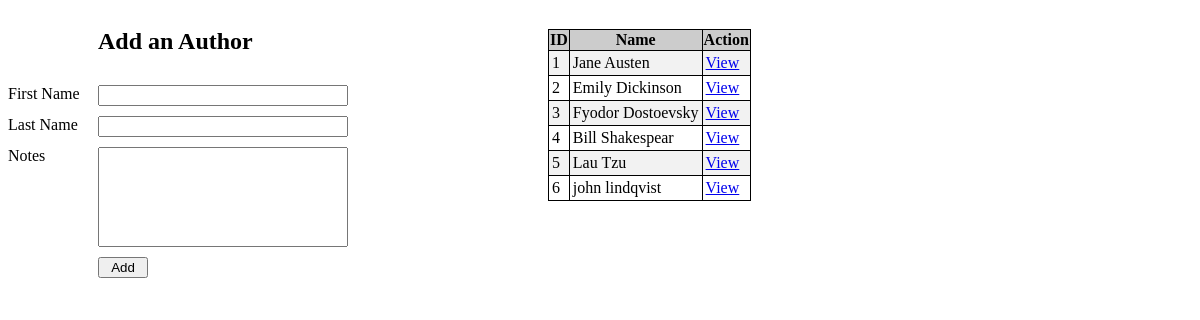
Page /authors on the earlier database version.
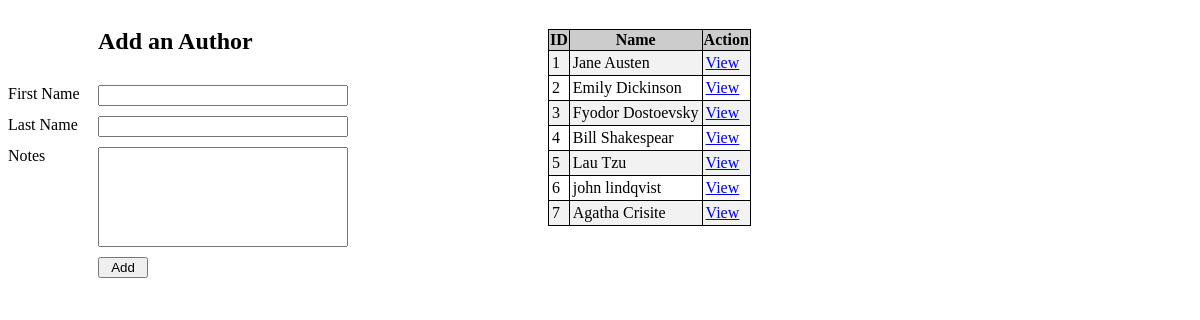
Same page on the later database version.
### books_authors_app/models.py (models this page shows, shortened)
class Authors(models.Model):
    first_name = models.CharField(max_length=45)
    last_name = models.CharField(max_length=45)
    notes = models.TextField()
    created_at = models.DateTimeField(auto_now_add=True)
    updated_at = models.DateTimeField(auto_now=True)
    books = models.ManyToManyField(Book, related_name="authors")

### books_authors_app/views.py (the view)
# urls.py: path('authors', views.handleAuthors),
def handleAuthors(request):
    context = {
        'authors': models.get_all_authors()
    }
    return render(request, "authors.html", context)

### books_authors_app/models.py (called while the page is built)
def get_all_authors():
    return Authors.objects.all()

### books_authors_app/templates/authors.html (shortened to what this page needs)
<!DOCTYPE html>
<html lang="en">
<head>
    {% load static %}
    <link rel="stylesheet" href="{% static 'css/authors_style.css' %}">
</head>
<body>
<div class="container">
    <form action="/authors/newauthor" method="post" class="formgrid">
        <h2 class="cell1">Add an Author</h2>
        <label for="first_name" class="label1">First Name</label>
        <input class="input1" type="text" name="first_name" id="first_name" required>
        <label for="last_name" class="label2">Last Name</label>
        <input class="input2" type="text" name="last_name" id="last_name" required>
        <label for="notes" class="label3">Notes </label>
        <textarea class="input3" name="notes" id="notes" required></textarea>
        <input class="buttonadd" type="submit" value="Add">
    </form>
    <table>
        <tr>
            <th>ID</th>
            <th>Name</th>
            <th>Action</th>
        </tr>
        {% for author in authors%}
        <tr>
            <td>{{author.id}}</td>
            <td>{{author.first_name}} {{author.last_name}}</td>
            <td><a href="/authors/{{author.id}}">View</a></td>
        </tr>
        {% endfor %}
    </table>
</div>
</body>
</html>

Differences in the rows shown:
added Authors: id "7", first_name "Agatha", last_name "Crisite"
